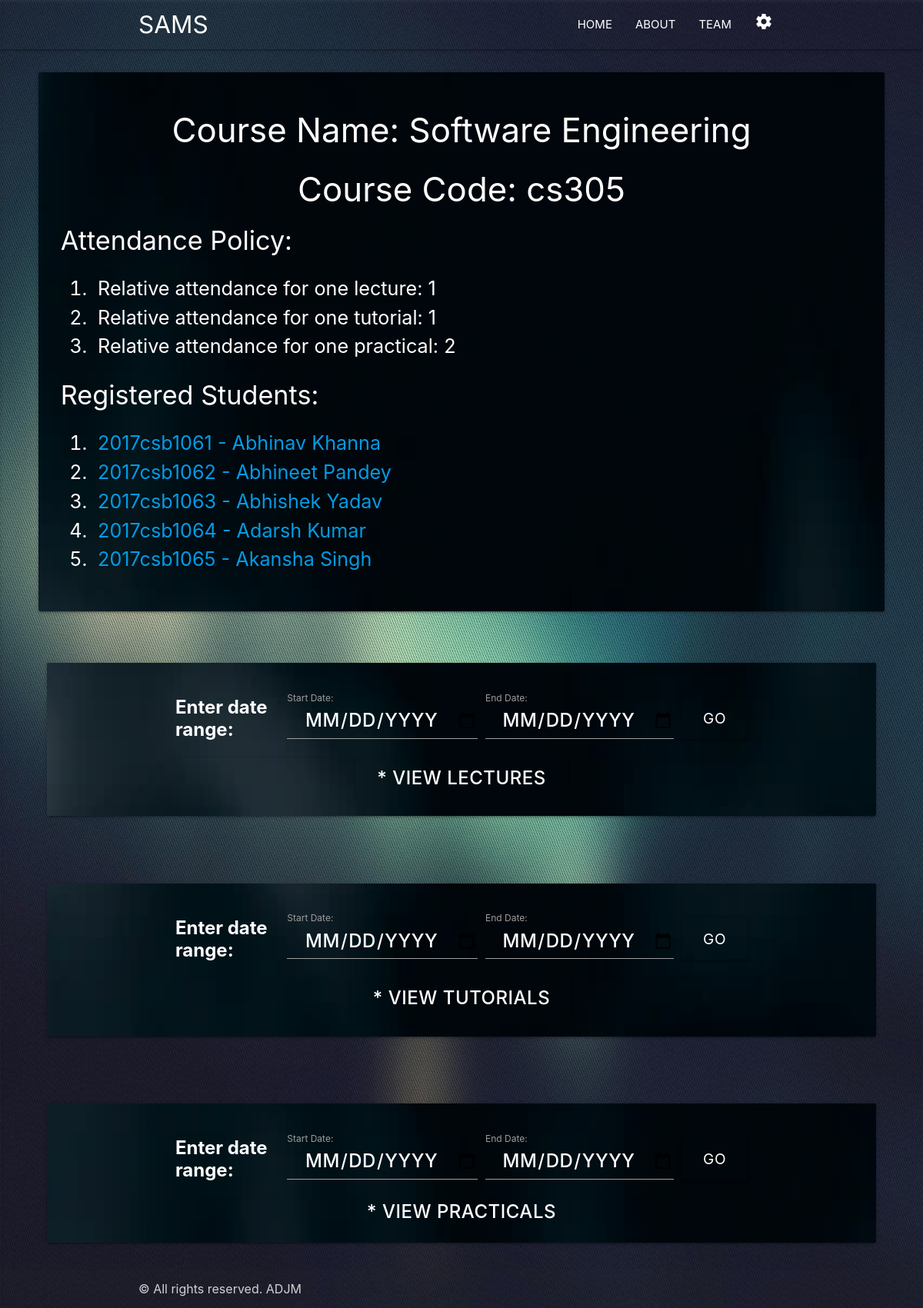
The app's page /db/view_course_attendance_details/2/ (signed in), older data.
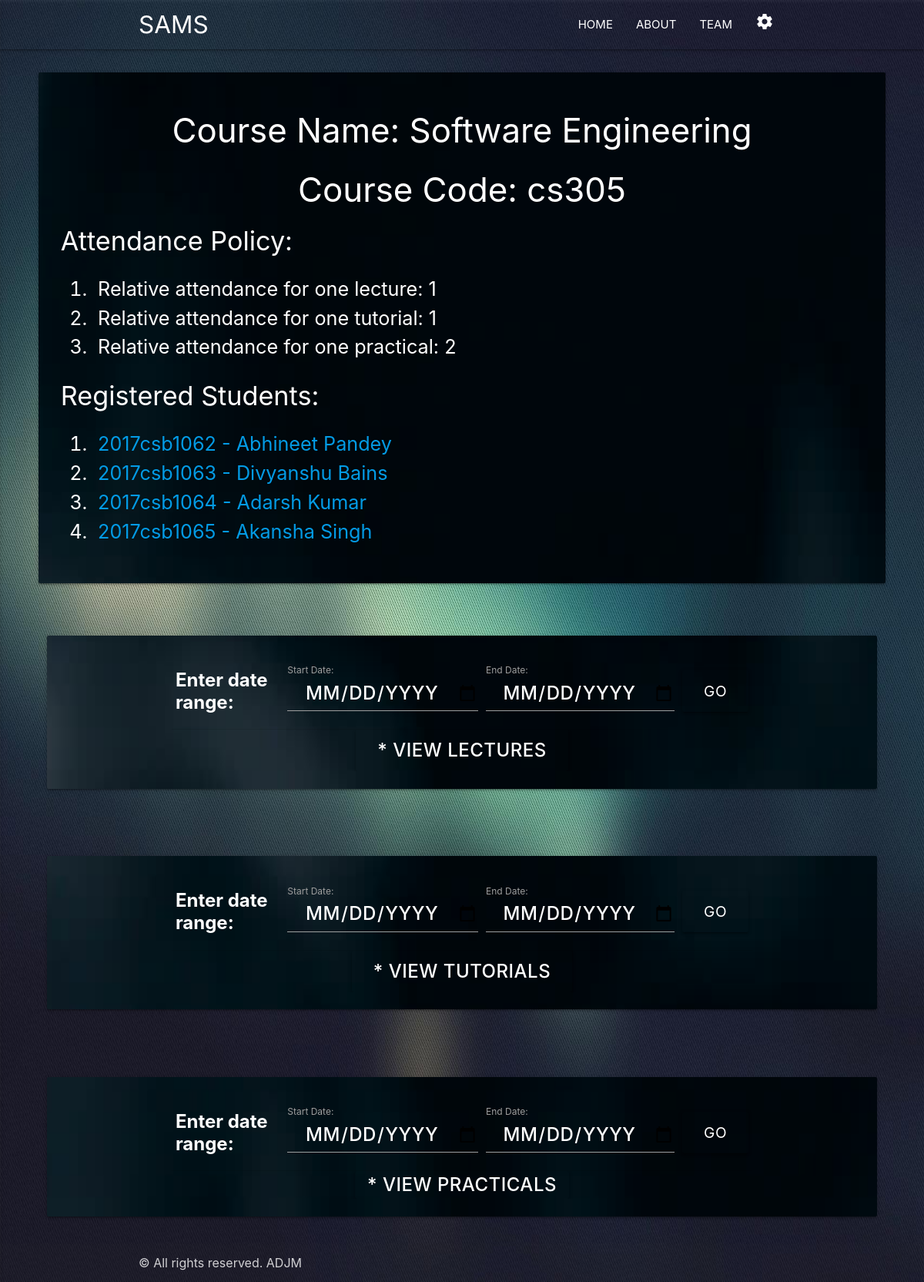
The same page, newer data.
### database_manager/models.py (models this page shows, shortened)
class Course(models.Model):
    name = models.CharField(max_length=80)
    code = models.CharField(max_length=10, unique=True)
    relative_attendance_for_one_lecture = models.IntegerField()
    relative_attendance_for_one_tutorial = models.IntegerField()
    relative_attendance_for_one_practical = models.IntegerField()
    instructors = models.ManyToManyField(Instructor)
    teaching_assistants = models.ManyToManyField(TeachingAssistant, blank=True)
    registered_students = models.ManyToManyField(Student)
    acad_year_start = models.IntegerField(editable=False)
    acad_year_end = models.IntegerField(editable=False)
    semester = models.IntegerField(editable=False)
    total_lectures_held = models.IntegerField(default=0, editable=False)
    total_tutorials_held = models.IntegerField(default=0, editable=False)
    total_practicals_held = models.IntegerField(default=0, editable=False)

class Student(models.Model):
    user = models.OneToOneField(settings.AUTH_USER_MODEL, on_delete=models.CASCADE)
    entry_number = models.CharField(max_length=15, unique=True)
    def __str__(self):
        return str(self.entry_number) + ' - ' + self.user.get_full_name()

class User(AbstractBaseUser, PermissionsMixin):
    username_validator = UnicodeUsernameValidator()
    first_name = models.CharField(_('first name'), max_length=30, blank=True)
    last_name = models.CharField(_('last name'), max_length=150, blank=True)
    email = models.EmailField(_('email address'), unique=True)
    is_staff = models.BooleanField(
        _('staff status'),
        default=False,
        help_text=_('Designates whether the user can log into this admin site.'),
    )
    is_active = models.BooleanField(
        _('active'),
        default=True,
        help_text=_(
            'Designates whether this user should be treated as active. '
            'Unselect this instead of deleting accounts.'
        ),
    )
    date_joined = models.DateTimeField(_('date joined'), default=timezone.now)
    objects = UserManager()
    EMAIL_FIELD = 'email'
    USERNAME_FIELD = 'email'
    REQUIRED_FIELDS = []
    class Meta:
        verbose_name = _('user')
        verbose_name_plural = _('users')
    def get_full_name(self):
        full_name = '%s %s' % (self.first_name, self.last_name)
        return full_name.strip()

### database_manager/views.py (the view, shortened to what this page needs)
# urls.py: path('view_course_attendance_details/<int:course_id>/', views.view_course_attendance_details, name='view_course_attendance_details'),
@login_required
@permission_required('database_manager.view_course', raise_exception=True)
def view_course_attendance_details(request, course_id):
    related_course = get_object_or_404(Course, id=course_id)
    lectures = ClassEvent.objects.filter(course=related_course, class_event_type='L')
    tutorials = ClassEvent.objects.filter(
        course=related_course, class_event_type='T')
    practicals = ClassEvent.objects.filter(
        course=related_course, class_event_type='P')
    context = {'related_course': related_course, 'lectures': lectures,
               'tutorials': tutorials, 'practicals': practicals}
    return render(request, 'database_manager/view_course_attendance_details.html', context)

### database_manager/templates/database_manager/view_course_attendance_details.html (shortened to what this page needs)
{% extends 'base_generic.html' %} {% load static %} {% block content %}
<div style="margin-left: 50px; margin-right: 50px; margin-top:30px;">
    <div class="card hoverable back-image-class">
        <div class="class-content">
            <br>
            <h3 class="center">Course Name: {{ related_course.name }}</h3>
            <h3 class="center">Course Code: {{ related_course.code }}</h3>
            <h4>&nbsp;&nbsp;&nbsp;Attendance Policy:</h4>
            <ol class="flow-text white-text" style="margin-left: 30px">
                <li>&nbsp;Relative attendance for one lecture: {{ related_course.relative_attendance_for_one_lecture }}</li>
                <li>&nbsp;Relative attendance for one tutorial: {{ related_course.relative_attendance_for_one_tutorial }}</li>
                <li>&nbsp;Relative attendance for one practical: {{ related_course.relative_attendance_for_one_practical }}</li>
            </ol>
            <h4>&nbsp;&nbsp;&nbsp;Registered Students:</h4>
            <ol class="flow-text white-text" style="margin-left: 30px">
                {% for registered_student in related_course.registered_students.all %}
                <li><a href="{% url 'view_student_attendance_details_in_a_course' course_id=related_course.id student_id=registered_student.id %}">&nbsp;{{ registered_student }}</a></li>
                {% endfor %}
            </ol>
            <br>
        </div>
    </div>
</div>
<div class="row">
    <div class="col l12 m12 s12">
        <div style="margin-left: 50px; margin-right: 50px; margin-top:30px;">
            <div class="card hoverable back-image-class">
                <div class="class-content">
                    <br>
                    <div class="container">
                        <table class="responsive-table">
                            <tr>
                                <td><b class="center white-text" style="font-size: x-large;">Enter date range:</b></td>
                                <td><label for="start">Start Date:</label>
                                    <input type="date" id="start_lec" name="start date" class="white-text btn-large" style="background-color: transparent; font-size: x-large; font-weight: 500;" /></td>
                                <td><label for="end">End Date:</label>
                                    <input type="date" id="end_lec" name="end date" class="white-text btn-large" style="background-color: transparent; font-size: x-large; font-weight: 500;" /></td>
                                <td>
                                    <input type="button" onclick="date_range('lecture')" value="GO" class="btn-large tooltipped" data-tooltip="Click to View" data-position="right" style="background-color: transparent; font-size: larger;">
                                </td>
                            </tr>
                        </table>
                    </div>
                    <div class="center" style="overflow: hidden;">
                        <input type="button" onclick="myFunction1('lecture')" class="btn-large white-text tooltipped" data-tooltip="Click to View list of Lectures" data-position="right" style="background-color: transparent; font-size: x-large; font-weight: 500;" value="* view lectures"
                            id="lecture_button" />
                    </div>
                    <br>
                </div>
            </div>
        </div>
    </div>
</div>
<div class="row">
    <div class="col l12 m12 s12">
        <div style="margin-left: 50px; margin-right: 50px; margin-top:30px;">
            <div class="card hoverable back-image-class">
                <div class="class-content">
                    <br>
                    <div class="container">
                        <table class="responsive-table">
                            <tr>
                                <td><b class="center white-text" style="font-size: x-large;">Enter date range:</b></td>
                                <td><label for="start">Start Date:</label>
                                    <input type="date" id="start_tut" name="start date" class="white-text btn-large" style="background-color: transparent; font-size: x-large; font-weight: 500;" /></td>
                                <td><label for="end">End Date:</label>
                                    <input type="date" id="end_tut" name="end date" class="white-text btn-large" style="background-color: transparent; font-size: x-large; font-weight: 500;" /></td>
                                <td>
                                    <input type="button" onclick="date_range('tutorial')" value="GO" class="btn-large tooltipped" data-tooltip="Click to View" data-position="right" style="background-color: transparent; font-size: larger;">
                                </td>
                            </tr>
                        </table>
                    </div>
                    <div class="center" style="overflow: hidden;">
                        <input type="button" onclick="myFunction1('tutorial')" class="btn-large white-text tooltipped" data-tooltip="Click to View list of Tutotrials" data-position="right" style="background-color: transparent; font-size: x-large; font-weight: 500;" value="* view tutorials"
                            id="tutorial_button" />
                    </div>
                    <br>
                </div>
            </div>
        </div>
    </div>
</div>
<div class="row">
    <div class="col l12 m12 s12">
        <div style="margin-left: 50px; margin-right: 50px; margin-top:30px;">
            <div class="card hoverable back-image-class">
                <div class="class-content">
                    <br>
                    <div class="container">
                        <table class="responsive-table">
                            <tr>
                                <td><b class="center white-text" style="font-size: x-large;">Enter date range:</b></td>
                                <td><label for="start">Start Date:</label>
                                    <input type="date" id="start_prac" name="start date" class="white-text btn-large" style="background-color: transparent; font-size: x-large; font-weight: 500;" /></td>
                                <td><label for="end">End Date:</label>
                                    <input type="date" id="end_prac" name="end date" class="white-text btn-large" style="background-color: transparent; font-size: x-large; font-weight: 500;" /></td>
                                <td>
                                    <input type="button" onclick="date_range('practical')" value="GO" class="btn-large tooltipped" data-tooltip="Click to View" data-position="right" style="background-color: transparent; font-size: larger;">
                                </td>
                            </tr>
                        </table>
                    </div>
                    <div class="center" style="overflow: hidden;">
                        <input type="button" onclick="myFunction1('practical')" class="btn small white-text tooltipped" data-tooltip="Click to View list of Practicals" data-position="right" style="background-color: transparent; font-size: x-large; font-weight: 500;" value="* view practicals"
                            id="practical_button" />
                    </div>
                    <br>
                </div>
            </div>
        </div>
    </div>
</div>
{% endblock %}

### registration/templates/base_generic.html (shortened to what this page needs)
{% load static %} {% load widget_tweaks %}
<html style="height: 100%;">
<link rel="stylesheet" type="text/css" href="{% static 'css/style_generic.css' %}">
<link rel="stylesheet" href="https://cdnjs.cloudflare.com/ajax/libs/font-awesome/4.7.0/css/font-awesome.min.css">
<body>
    {% if user.is_authenticated %}
    <div class="navbar">
        <nav>
            <div class="container">
                <a href="{% url 'index' %}" class="brand-logo left">SAMS</a>
                <ul class="right hide-on-small-only">
                    <li><a href="{% url 'index' %}">HOME</a></li>
                    <li><a href="{% url 'about' %}">ABOUT</a></li>
                    <li><a href="{% url 'team' %}">TEAM</a></li>
                    <li><a href="" class="dropdown-button" data-activates="listid"><i class="large material-icons">settings</i></a></li>
                </ul>
            </div>
        </nav>
    </div>
    {% endif %}
    <footer class="page-footer" style="position: absolute; bottom: 0; height: 50px; width: 100%; background-color: transparent; font-size: medium;">
        <div class="footer-copyright">
            <div class="container">
                &copy; All rights reserved. ADJM
            </div>
        </div>
    </footer>
</body>
</html>
{% block content %} {% endblock %}

Row changes from the older to the newer data that the page shows:
removed Student: entry_number+user "2017csb1061 - Abhinav Khanna"
changed Student: entry_number+user "2017csb1063 - Abhishek Yadav" → "2017csb1063 - Divyanshu Bains"
